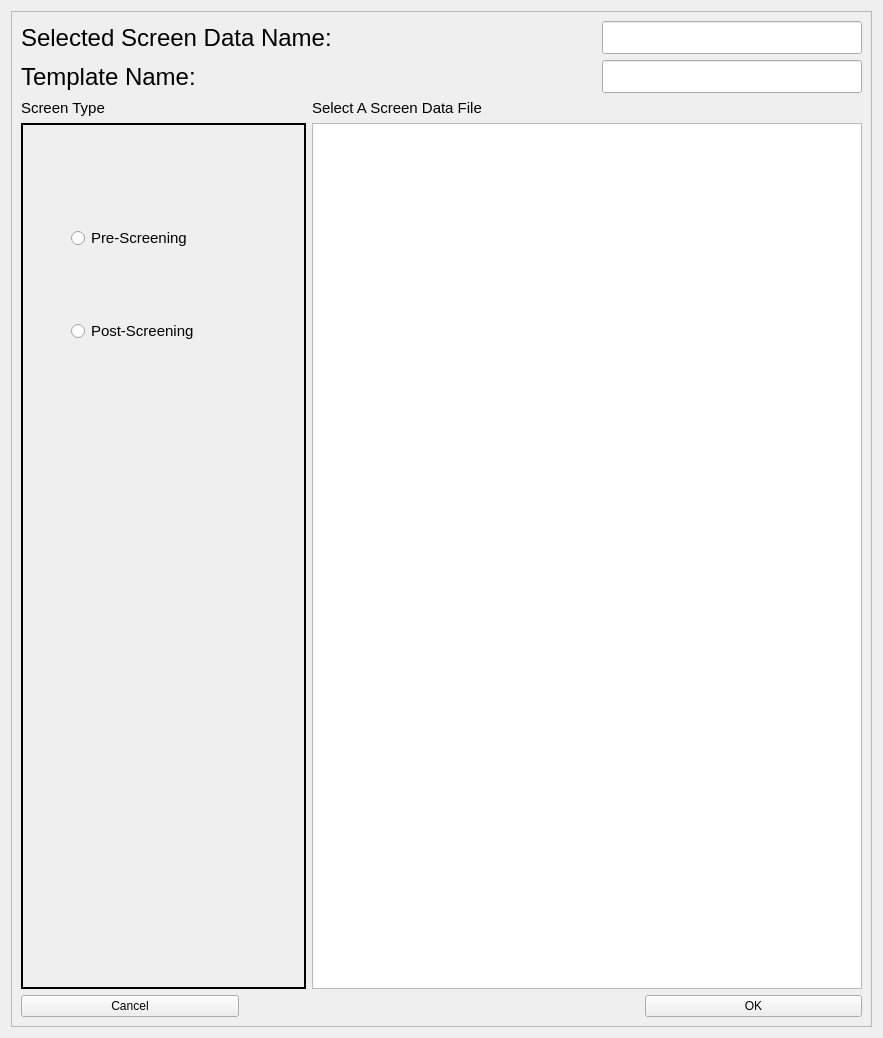
<?xml version="1.0" encoding="UTF-8"?>
<ui version="4.0">
 <class>Form</class>
 <widget class="QWidget" name="Form">
  <property name="geometry">
   <rect>
    <x>0</x>
    <y>0</y>
    <width>883</width>
    <height>1038</height>
   </rect>
  </property>
  <property name="sizePolicy">
   <sizepolicy hsizetype="Minimum" vsizetype="Minimum">
    <horstretch>0</horstretch>
    <verstretch>0</verstretch>
   </sizepolicy>
  </property>
  <property name="minimumSize">
   <size>
    <width>15</width>
    <height>15</height>
   </size>
  </property>
  <property name="windowTitle">
   <string>Screening Data Files</string>
  </property>
  <layout class="QGridLayout" name="gridLayout">
   <item row="0" column="0">
    <widget class="QFrame" name="frame">
     <property name="sizePolicy">
      <sizepolicy hsizetype="Minimum" vsizetype="Minimum">
       <horstretch>0</horstretch>
       <verstretch>0</verstretch>
      </sizepolicy>
     </property>
     <property name="minimumSize">
      <size>
       <width>15</width>
       <height>15</height>
      </size>
     </property>
     <property name="frameShape">
      <enum>QFrame::StyledPanel</enum>
     </property>
     <property name="frameShadow">
      <enum>QFrame::Raised</enum>
     </property>
     <layout class="QGridLayout" name="gridLayout_3">
      <item row="0" column="0" colspan="2">
       <layout class="QHBoxLayout" name="horizontalLayout">
        <item>
         <widget class="QLabel" name="label">
          <property name="font">
           <font>
            <pointsize>18</pointsize>
           </font>
          </property>
          <property name="text">
           <string>Selected Screen Data Name:</string>
          </property>
         </widget>
        </item>
        <item>
         <widget class="QLineEdit" name="lineEdit">
          <property name="enabled">
           <bool>true</bool>
          </property>
          <property name="sizePolicy">
           <sizepolicy hsizetype="Expanding" vsizetype="Minimum">
            <horstretch>0</horstretch>
            <verstretch>0</verstretch>
           </sizepolicy>
          </property>
          <property name="maximumSize">
           <size>
            <width>260</width>
            <height>16777215</height>
           </size>
          </property>
          <property name="font">
           <font>
            <pointsize>16</pointsize>
           </font>
          </property>
          <property name="maxLength">
           <number>660</number>
          </property>
          <property name="echoMode">
           <enum>QLineEdit::Normal</enum>
          </property>
         </widget>
        </item>
       </layout>
      </item>
      <item row="1" column="0" colspan="2">
       <layout class="QHBoxLayout" name="horizontalLayout_2">
        <item>
         <widget class="QLabel" name="label_2">
          <property name="font">
           <font>
            <pointsize>18</pointsize>
           </font>
          </property>
          <property name="text">
           <string>Template Name:</string>
          </property>
         </widget>
        </item>
        <item>
         <widget class="QLineEdit" name="lineEdit_2">
          <property name="enabled">
           <bool>true</bool>
          </property>
          <property name="sizePolicy">
           <sizepolicy hsizetype="Expanding" vsizetype="Minimum">
            <horstretch>0</horstretch>
            <verstretch>0</verstretch>
           </sizepolicy>
          </property>
          <property name="maximumSize">
           <size>
            <width>260</width>
            <height>16777215</height>
           </size>
          </property>
          <property name="font">
           <font>
            <pointsize>16</pointsize>
           </font>
          </property>
          <property name="maxLength">
           <number>660</number>
          </property>
          <property name="echoMode">
           <enum>QLineEdit::Normal</enum>
          </property>
         </widget>
        </item>
       </layout>
      </item>
      <item row="2" column="0">
       <widget class="QLabel" name="label_3">
        <property name="font">
         <font>
          <pointsize>11</pointsize>
         </font>
        </property>
        <property name="text">
         <string>Screen Type</string>
        </property>
       </widget>
      </item>
      <item row="2" column="1">
       <widget class="QLabel" name="label_4">
        <property name="font">
         <font>
          <pointsize>11</pointsize>
         </font>
        </property>
        <property name="text">
         <string>Select A Screen Data File</string>
        </property>
       </widget>
      </item>
      <item row="3" column="0">
       <widget class="QFrame" name="frame_2">
        <property name="frameShape">
         <enum>QFrame::Box</enum>
        </property>
        <property name="frameShadow">
         <enum>QFrame::Plain</enum>
        </property>
        <property name="lineWidth">
         <number>2</number>
        </property>
        <widget class="QWidget" name="">
         <property name="geometry">
          <rect>
           <x>50</x>
           <y>90</y>
           <width>162</width>
           <height>144</height>
          </rect>
         </property>
         <layout class="QGridLayout" name="gridLayout_2">
          <item row="0" column="0">
           <widget class="QRadioButton" name="radioButton">
            <property name="font">
             <font>
              <pointsize>11</pointsize>
             </font>
            </property>
            <property name="text">
             <string>Pre-Screening</string>
            </property>
           </widget>
          </item>
          <item row="1" column="0">
           <spacer name="verticalSpacer">
            <property name="orientation">
             <enum>Qt::Vertical</enum>
            </property>
            <property name="sizeType">
             <enum>QSizePolicy::Minimum</enum>
            </property>
            <property name="sizeHint" stdset="0">
             <size>
              <width>20</width>
              <height>50</height>
             </size>
            </property>
           </spacer>
          </item>
          <item row="2" column="0">
           <widget class="QRadioButton" name="radioButton_2">
            <property name="font">
             <font>
              <pointsize>11</pointsize>
             </font>
            </property>
            <property name="text">
             <string>Post-Screening</string>
            </property>
           </widget>
          </item>
         </layout>
        </widget>
       </widget>
      </item>
      <item row="3" column="1">
       <widget class="QListView" name="listView">
        <property name="sizePolicy">
         <sizepolicy hsizetype="Minimum" vsizetype="Expanding">
          <horstretch>0</horstretch>
          <verstretch>0</verstretch>
         </sizepolicy>
        </property>
        <property name="minimumSize">
         <size>
          <width>550</width>
          <height>0</height>
         </size>
        </property>
       </widget>
      </item>
      <item row="4" column="0" colspan="2">
       <layout class="QHBoxLayout" name="horizontalLayout_39">
        <item>
         <widget class="QPushButton" name="pushButton">
          <property name="sizePolicy">
           <sizepolicy hsizetype="Minimum" vsizetype="Minimum">
            <horstretch>0</horstretch>
            <verstretch>0</verstretch>
           </sizepolicy>
          </property>
          <property name="text">
           <string>Cancel</string>
          </property>
         </widget>
        </item>
        <item>
         <spacer name="horizontalSpacer">
          <property name="orientation">
           <enum>Qt::Horizontal</enum>
          </property>
          <property name="sizeType">
           <enum>QSizePolicy::Fixed</enum>
          </property>
          <property name="sizeHint" stdset="0">
           <size>
            <width>400</width>
            <height>20</height>
           </size>
          </property>
         </spacer>
        </item>
        <item>
         <widget class="QPushButton" name="pushButton_2">
          <property name="sizePolicy">
           <sizepolicy hsizetype="Minimum" vsizetype="Minimum">
            <horstretch>0</horstretch>
            <verstretch>0</verstretch>
           </sizepolicy>
          </property>
          <property name="text">
           <string>OK</string>
          </property>
         </widget>
        </item>
       </layout>
      </item>
     </layout>
    </widget>
   </item>
  </layout>
 </widget>
 <resources/>
 <connections/>
</ui>
